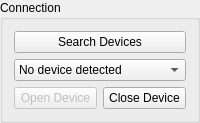
               <widget class="QGroupBox" name="groupBox">
                <property name="title">
                 <string>Connection</string>
                </property>
                <layout class="QGridLayout" name="gridLayout_9">
                 <item row="0" column="0" colspan="2">
                  <widget class="QPushButton" name="SearchDevices">
                   <property name="text">
                    <string>Search Devices</string>
                   </property>
                  </widget>
                 </item>
                 <item row="1" column="0" colspan="2">
                  <widget class="QComboBox" name="Devices">
                   <property name="editable">
                    <bool>false</bool>
                   </property>
                   <property name="currentIndex">
                    <number>0</number>
                   </property>
                   <property name="modelColumn">
                    <number>0</number>
                   </property>
                   <item>
                    <property name="text">
                     <string>No device detected</string>
                    </property>
                   </item>
                  </widget>
                 </item>
                 <item row="2" column="0">
                  <widget class="QPushButton" name="OpenDevice">
                   <property name="enabled">
                    <bool>false</bool>
                   </property>
                   <property name="text">
                    <string>Open Device</string>
                   </property>
                  </widget>
                 </item>
                 <item row="2" column="1">
                  <widget class="QPushButton" name="CloseDevice">
                   <property name="text">
                    <string>Close Device</string>
                   </property>
                  </widget>
                 </item>
                </layout>
               </widget>
